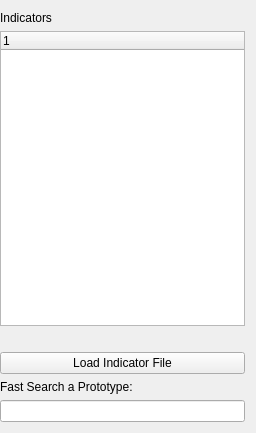
<?xml version="1.0" encoding="UTF-8"?>
<ui version="4.0">
 <class>IndicatorView</class>
 <widget class="QWidget" name="IndicatorView">
  <property name="geometry">
   <rect>
    <x>0</x>
    <y>0</y>
    <width>256</width>
    <height>433</height>
   </rect>
  </property>
  <property name="sizePolicy">
   <sizepolicy hsizetype="Preferred" vsizetype="Preferred">
    <horstretch>0</horstretch>
    <verstretch>0</verstretch>
   </sizepolicy>
  </property>
  <property name="minimumSize">
   <size>
    <width>256</width>
    <height>384</height>
   </size>
  </property>
  <property name="maximumSize">
   <size>
    <width>16777215</width>
    <height>16777215</height>
   </size>
  </property>
  <property name="focusPolicy">
   <enum>Qt::StrongFocus</enum>
  </property>
  <property name="windowTitle">
   <string>[KC] Debug View</string>
  </property>
  <layout class="QVBoxLayout" name="verticalLayout">
   <property name="leftMargin">
    <number>0</number>
   </property>
   <item>
    <widget class="QLabel" name="label_2">
     <property name="text">
      <string>Indicators</string>
     </property>
    </widget>
   </item>
   <item>
    <widget class="QTreeWidget" name="treeWidget">
     <property name="maximumSize">
      <size>
       <width>16777215</width>
       <height>16777215</height>
      </size>
     </property>
     <column>
      <property name="text">
       <string notr="true"/>
      </property>
     </column>
    </widget>
   </item>
   <item>
    <widget class="QLabel" name="myllab">
     <property name="text">
      <string/>
     </property>
    </widget>
   </item>
   <item>
    <layout class="QHBoxLayout" name="horizontalLayout">
     <item>
      <widget class="QPushButton" name="loadexternallog">
       <property name="text">
        <string>Load Indicator File</string>
       </property>
      </widget>
     </item>
    </layout>
   </item>
   <item>
    <widget class="QLabel" name="label">
     <property name="text">
      <string>Fast Search a Prototype:</string>
     </property>
    </widget>
   </item>
   <item>
    <widget class="QLineEdit" name="line_edit_searchprototype">
     <property name="acceptDrops">
      <bool>false</bool>
     </property>
    </widget>
   </item>
  </layout>
 </widget>
 <resources/>
 <connections/>
</ui>
